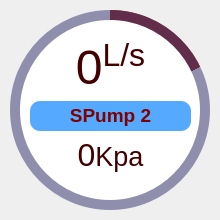
              <widget class="QFrame" name="cirProgBar_10">
               <property name="minimumSize">
                <size>
                 <width>220</width>
                 <height>220</height>
                </size>
               </property>
               <property name="frameShape">
                <enum>QFrame::NoFrame</enum>
               </property>
               <property name="frameShadow">
                <enum>QFrame::Raised</enum>
               </property>
               <widget class="QFrame" name="cirProg_12">
                <property name="geometry">
                 <rect>
                  <x>10</x>
                  <y>10</y>
                  <width>200</width>
                  <height>200</height>
                 </rect>
                </property>
                <property name="styleSheet">
                 <string notr="true">QFrame{
border-radius: 100px;
background-color: qconicalgradient(cx:0.5, cy:0.5, angle:90, stop:0.819892 rgba(0, 0, 8, 0), stop:0.820892 rgba(129, 0, 0, 255));
}</string>
                </property>
                <property name="frameShape">
                 <enum>QFrame::NoFrame</enum>
                </property>
                <property name="frameShadow">
                 <enum>QFrame::Raised</enum>
                </property>
               </widget>
               <widget class="QFrame" name="frame_26">
                <property name="geometry">
                 <rect>
                  <x>10</x>
                  <y>10</y>
                  <width>200</width>
                  <height>200</height>
                 </rect>
                </property>
                <property name="sizePolicy">
                 <sizepolicy hsizetype="Preferred" vsizetype="Preferred">
                  <horstretch>200</horstretch>
                  <verstretch>200</verstretch>
                 </sizepolicy>
                </property>
                <property name="minimumSize">
                 <size>
                  <width>200</width>
                  <height>200</height>
                 </size>
                </property>
                <property name="styleSheet">
                 <string notr="true">QFrame{
border-radius: 100px;
background-color: rgba(77, 77, 127, 150);
}</string>
                </property>
                <property name="frameShape">
                 <enum>QFrame::NoFrame</enum>
                </property>
                <property name="frameShadow">
                 <enum>QFrame::Raised</enum>
                </property>
               </widget>
               <widget class="QFrame" name="frame_27">
                <property name="geometry">
                 <rect>
                  <x>20</x>
                  <y>20</y>
                  <width>180</width>
                  <height>180</height>
                 </rect>
                </property>
                <property name="styleSheet">
                 <string notr="true">QFrame{
border-radius: 90;
	background-color: rgb(255, 255, 255);
}</string>
                </property>
                <property name="frameShape">
                 <enum>QFrame::StyledPanel</enum>
                </property>
                <property name="frameShadow">
                 <enum>QFrame::Raised</enum>
                </property>
                <widget class="QWidget" name="layoutWidget_12">
                 <property name="geometry">
                  <rect>
                   <x>10</x>
                   <y>20</y>
                   <width>161</width>
                   <height>134</height>
                  </rect>
                 </property>
                 <layout class="QGridLayout" name="gridLayout_15">
                  <item row="3" column="0">
                   <widget class="QLabel" name="progValue2_12">
                    <property name="font">
                     <font>
                      <pointsize>36</pointsize>
                     </font>
                    </property>
                    <property name="styleSheet">
                     <string notr="true">color: rgb(129, 0, 0);
background-color: rgba(0, 0, 0, 0);</string>
                    </property>
                    <property name="text">
                     <string>&lt;p&gt;&lt;span style=&quot; font-size:24pt; color:#430000;&quot;&gt;0&lt;/span&gt;&lt;span style=&quot; font-size:20pt; color:#430000;&quot;&gt;Kpa&lt;/span&gt;&lt;/p&gt;</string>
                    </property>
                    <property name="alignment">
                     <set>Qt::AlignCenter</set>
                    </property>
                   </widget>
                  </item>
                  <item row="1" column="0">
                   <widget class="QLabel" name="name_24">
                    <property name="font">
                     <font>
                      <pointsize>12</pointsize>
                      <weight>75</weight>
                      <bold>true</bold>
                     </font>
                    </property>
                    <property name="styleSheet">
                     <string notr="true">color: rgb(129, 0, 0);
background-color: rgb(85, 170, 255);
border-radius: 10px</string>
                    </property>
                    <property name="text">
                     <string>&lt;html&gt;&lt;head/&gt;&lt;body&gt;&lt;p&gt;&lt;span style=&quot; font-size:14pt;&quot;&gt;SPump 2&lt;/span&gt;&lt;/p&gt;&lt;/body&gt;&lt;/html&gt;</string>
                    </property>
                    <property name="alignment">
                     <set>Qt::AlignCenter</set>
                    </property>
                   </widget>
                  </item>
                  <item row="0" column="0">
                   <widget class="QLabel" name="progValue1_12">
                    <property name="font">
                     <font>
                      <pointsize>36</pointsize>
                     </font>
                    </property>
                    <property name="styleSheet">
                     <string notr="true">color: rgb(129, 0, 0);
background-color: rgba(0, 0, 0, 0);</string>
                    </property>
                    <property name="text">
                     <string>&lt;p&gt;&lt;span style=&quot; color:#430000;&quot;&gt;0&lt;/span&gt;&lt;span style=&quot; color:#430000; vertical-align:super;&quot;&gt;L/s&lt;/span&gt;&lt;/p&gt;</string>
                    </property>
                    <property name="alignment">
                     <set>Qt::AlignCenter</set>
                    </property>
                   </widget>
                  </item>
                 </layout>
                </widget>
               </widget>
              </widget>
